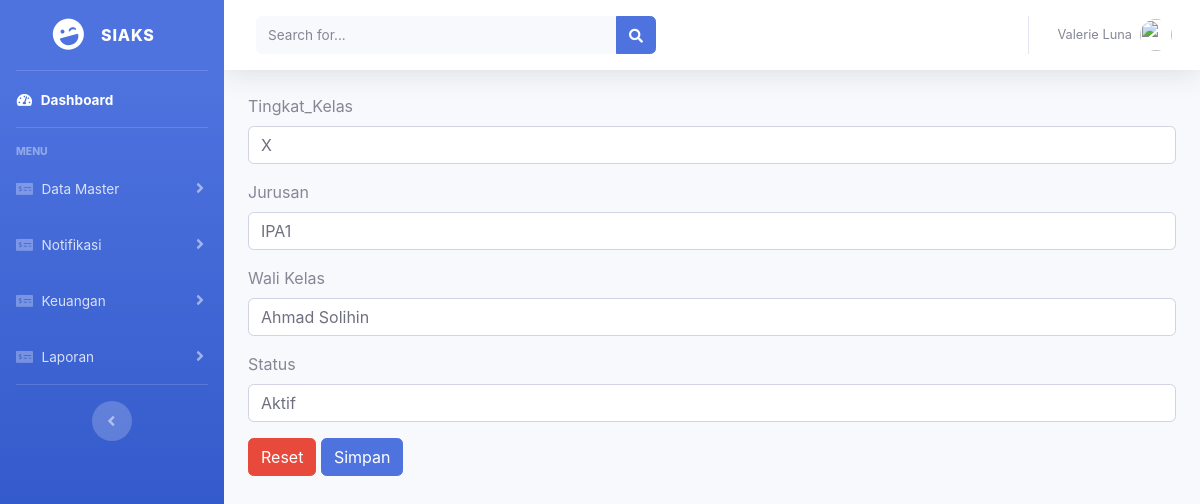
Screenshot of /index.php/kelas/edit_kelas/1 with the database file from the repository.
### tables this page shows
CREATE TABLE `tbl_kelas` (
  `id_kelas` char(10) NOT NULL,
  `tingkat_kelas` varchar(50) NOT NULL,
  `jurusan` varchar(50) NOT NULL,
  `status` varchar(30) NOT NULL,
  `wali_kelas` varchar(50) NOT NULL
);

### application/controllers/kelas.php (called while the page is built, shortened)
<?php
class Kelas extends CI_Controller {
    public function edit_kelas($id_kelas){
        $where = array('id_kelas' =>$id_kelas);
        $data['kelas'] = $this->m_kls->edit_kelas($where,'tbl_kelas')->result();
        $this->load->view('templates/header');
        $this->load->view('templates/sidebar');
        $this->load->view('edit_kelas',$data);
        $this->load->view('templates/footer');
    }
}
?>

### index.php (called while the page is built, shortened)
<?php
require_once BASEPATH.'core/CodeIgniter.php';

### application/models/m_kls.php (called while the page is built, shortened)
<?php
class M_kls extends CI_Model {
    public function edit_kelas($where, $table){
        return $this->db->get_where($table,$where);
    }
}
?>

### application/views/edit_kelas.php (the view, shortened to what this page needs)
<div class="content-wrepper container-fluid">
    <section class="content">
        <?php foreach ($kelas as $kls) { ?>
            <form action="<?php echo base_url().'kelas/update';?>" method="post">
                <div class="form-group">
                    <label>Tingkat_Kelas</label>
                    <input type="text" name="tingkat_kelas" class="form-control" value="<?php echo $kls->tingkat_kelas ?>">
                </div>
                <div class="form-group">
                    <label>Jurusan</label>
                    <input type="text" name="jurusan" class="form-control" value="<?php echo $kls->jurusan ?>">
                </div>
                <div class="form-group">
                    <label>Wali Kelas</label>
                    <input type="text" name="wali_kelas" class="form-control" value="<?php echo $kls->wali_kelas ?>">
                </div>
                <div class="form-group">
                    <label>Status</label>
                    <input type="text" name="status" class="form-control" value="<?php echo $kls->status ?>">
                </div>
                 <button type="reset" class="btn btn-danger">Reset</button>
                <button type="submit" class="btn btn-primary">Simpan</button>
            </form>
            <?php } ?>
    </section>
</div>

### rows the page displays
tbl_kelas: tingkat_kelas "X", jurusan "IPA1", wali_kelas "Ahmad Solihin", status "Aktif"
